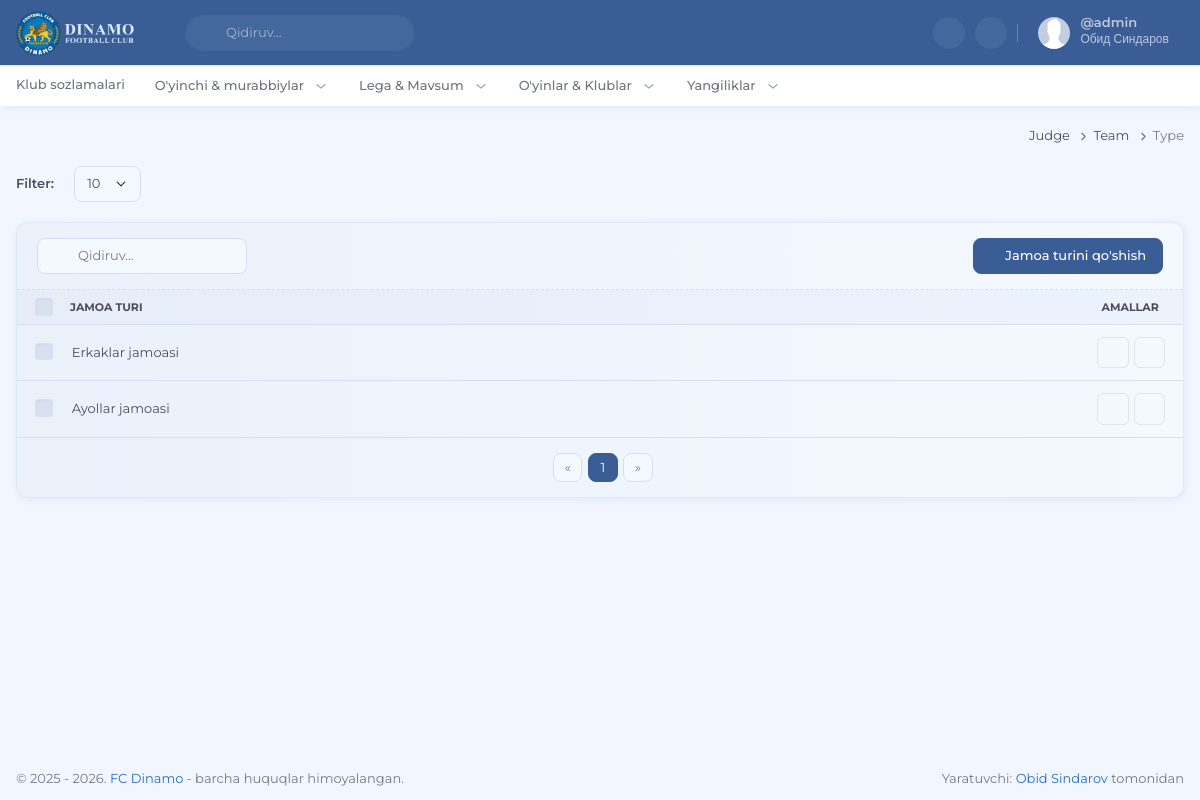
The page /judge/team/type (signed in) on the database its author committed.
### apps/users/models.py (models this page shows, shortened)
class CustomUser(AbstractUser):
    pass

### apps/leagues/models.py (models this page shows, shortened)
class TeamType(models.Model):
    code = models.CharField(max_length=100)
    name = models.CharField(max_length=100)
    order = models.IntegerField(default=0)

### apps/judge/views.py (the view, shortened to what this page needs)
# urls.py: path('team/type', views.judge_team_type, name='judge_team_type'),
@login_required
def judge_team_type(request):
    if not request.user.is_superuser:
        raise PermissionDenied
    per_page = request.GET.get('per_page', 10)
    team_type_list = TeamType.objects.all().order_by('order')
    team_type_list, pagination_range = paginate_queryset(team_type_list, request, per_page=per_page)
    paths = [
        {'title': 'judge', 'url': 'judge', 'args': []},
        {'title': 'team', 'url': 'judge_team_type', 'args': []},
        {'title': 'type', 'url': 'judge_team_type', 'args': []},
    ]
    context = {
        'per_page': str(per_page),
        'pagination_range': pagination_range,
        'team_type_list': team_type_list,
        'paths': paths,
        'page_title': 'Klub jamoalarini sozlash'
    }
    context.update(get_base_context(request))
    return render(request, 'judge/players/types.html', context)

### apps/core/utils.py (called while the page is built)
def get_base_context(request):
    return {
        'current_year': datetime.now().year,
        'categorys': TeamType.objects.all().order_by('order')
    }

def get_pagination_range(current_page, total_pages, delta=1):
    range_with_dots = []
    left = current_page - delta
    right = current_page + delta + 1
    range_with_dots.append(1)
    if left > 2:
        range_with_dots.append('...')
    for i in range(max(left, 2), min(right, total_pages)):
        range_with_dots.append(i)
    if right < total_pages:
        range_with_dots.append('...')
    if total_pages > 1:
        range_with_dots.append(total_pages)
    return range_with_dots

def paginate_queryset(queryset, request, per_page=5):
    paginator = Paginator(queryset, per_page)
    page_number = request.GET.get('page')
    page_obj = paginator.get_page(page_number)
    pagination_range = get_pagination_range(page_obj.number, paginator.num_pages)
    return page_obj, pagination_range

### apps/judge/templates/judge/players/types.html (shortened to what this page needs)
{% extends "judge/judge.html" %} {% load static %} {% block title %}FC Dinamo - {{ page_title }}{% endblock title %} {% block css %} {% endblock css %}
{% block content %}
<div class="container-fluid">
    <div class="row">
        <div class="col-12">
            <div class="d-flex align-items-center gap-2 mb-3">
                <span class="me-2 fw-semibold">Filter:</span>
                <form method="get" class="d-flex gap-2">
                    <select class="form-select form-control my-1 my-md-0" name="per_page" onchange="this.form.submit()">
                        <option value="10" {% if per_page == "10" %}selected{% endif %}>10</option>
                    </select>
                </form>
            </div>
            <form method="post">
                <div data-table data-table-rows-per-page="{{ per_page }}" class="card">
                    <div class="card-header border-light justify-content-between">
                        <div class="d-flex gap-2">
                            <div class="app-search">
                                <input data-table-search type="search" class="form-control" placeholder="Qidiruv..." />
                                <i class="ti ti-search app-search-icon text-muted"></i>
                            </div>
                        </div>
                        <div class="d-flex gap-1">
                            <a href="#!" class="btn btn-primary" data-bs-toggle="modal" data-bs-target="#addTeamTypeModal">
                                <i class="ti ti-plus me-1 fs-sm"></i>
                                Jamoa turini qo'shish
                            </a>
                        </div>
                    </div>
                    <div class="table-responsive">
                        <table class="table table-custom table-centered table-select table-hover w-100 mb-0">
                            <thead class="bg-light align-middle bg-opacity-25 thead-sm">
                                <tr class="text-uppercase fs-xxs">
                                    <th class="ps-3" style="width: 1%">
                                        <input data-table-select-all class="form-check-input form-check-input-light fs-14 mt-0" type="checkbox" id="select-all-products" value="option" />
                                    </th>
                                    <th data-table-sort data-column="name" style="min-width: 150px;">Jamoa turi</th>
                                    <th class="text-center" style="width: 1%">Amallar</th>
                                </tr>
                            </thead>
                            <tbody>
                                {% for type in team_type_list %}
                                <tr>
                                    <td class="ps-3">
                                        <input class="form-check-input form-check-input-light fs-14 product-item-check mt-0" type="checkbox" name="selected_ids" value="{{ type.id }}" />
                                    </td>
                                    <td>
                                        {{ type.name }}
                                    </td>
                                    <td>
                                        <div class="d-flex justify-content-center gap-1">
                                            <a href="{% url 'judge_team_type_edit' type.id %}" class="btn btn-default btn-icon btn-sm edit-team-type-btn" data-code="{{ type.code }}" data-name="{{ type.name }}" data-order="{{ type.order }}" data-bs-toggle="modal" data-bs-target="#editTeamTypeModal">
                                                <i class="ti ti-edit fs-lg"></i>
                                            </a>
                                            <a href="{% url 'judge_team_type_delete' type.id %}" class="btn btn-default btn-icon btn-sm single-delete-btn">
                                                <i class="ti ti-trash fs-lg"></i>
                                            </a>
                                        </div>
                                    </td>
                                </tr>
                                {% endfor %}
                            </tbody>
                        </table>
                    </div>
                    <div class="card-footer border-0">
                        <div class="d-flex justify-content-between align-items-center">
                            <ul class="pagination pagination-sm pagination-boxed mb-0 mx-auto">
                                <li class="page-item {% if not team_type_list.has_previous %}disabled{% endif %}">
                                    <a class="page-link" href="{% if team_type_list.has_previous %}?page={{ team_type_list.previous_page_number }}{% else %}#{% endif %}" aria-label="Previous">
                                        <span aria-hidden="true">&laquo;</span>
                                    </a>
                                </li>
                                {% for page in pagination_range %}
                                {% if page == '...' %}
                                <li class="page-item disabled"><span class="page-link">...</span></li>
                                {% elif page == team_type_list.number %}
                                <li class="page-item active"><a class="page-link" href="?{% if per_page %}per_page={{ per_page }}&{% endif %}page={{ page }}">{{ page }}</a></li>
                                {% else %}
                                <li class="page-item"><a class="page-link" href="?{% if per_page %}per_page={{ per_page }}&{% endif %}page={{ page }}">{{ page }}</a></li>
                                {% endif %}
                                {% endfor %}
                                <li class="page-item {% if not team_type_list.has_next %}disabled{% endif %}">
                                    <a class="page-link" href="{% if team_type_list.has_next %}?{% if per_page %}per_page={{ per_page }}&{% endif %}page={{ team_type_list.next_page_number }}{% else %}#{% endif %}" aria-label="Next">
                                        <span aria-hidden="true">&raquo;</span>
                                    </a>
                                </li>
                            </ul>
                        </div>
                    </div>
                </div>
            </form>
        </div>
    </div>
</div>
{% endblock content %}

### apps/core/templates/core/components/user-dropdown.html (shortened to what this page needs)
{% load static %}
{% if request.user.is_authenticated %}
<div id="user-dropdown-detailed" class="topbar-item nav-user">
    <div class="dropdown">
        <a class="topbar-link dropdown-toggle drop-arrow-none px-2" data-bs-toggle="dropdown" href="#!"
            aria-haspopup="false" aria-expanded="false">
            <img src="{% static 'images/user.jpg' %}" width="32" class="rounded-circle me-lg-2 d-flex"
                alt="user-image" />
            <div class="d-lg-flex align-items-center gap-1 d-none">
                <span>
                    <h5 class="my-0 lh-1 pro-username">@{{ request.user.username }}</h5>
                    <span class="fs-xs lh-1">{{ request.user.first_name }} {{ request.user.last_name }}</span>
                </span>
                <i class="ti ti-chevron-down align-middle"></i>
            </div>
        </a>
    </div>
</div>
{% endif %}

### rows shown on the page
CustomUser: user.username "admin", user.first_name "Обид", user.last_name "Синдаров"
TeamType: name "Erkaklar jamoasi"
TeamType: name "Ayollar jamoasi"

### other values the page prints
{{ item.title|title }} "Judge" "Team"
{{ item.title|title }} "Type"
{{ page }} "1"
